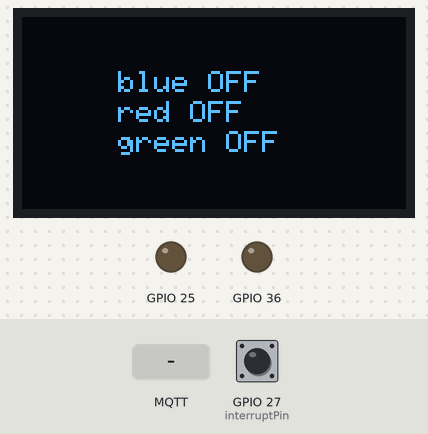
The sketch below on a simulated ESP32. Shown: 128×64 one-colour display, output pins drawn as LEDs (lit = HIGH). The inputs (shaded band) are chosen by the test bench; at power-on: GPIO 27 (interruptPin) HIGH. WiFi joins after 1.5 s; servers stay silent unless stated; no MQTT or app messages arrive unless stated; what the sketch prints to the serial monitor is not drawn.

Above: at 2.7 s.
2.8 s: MQTT message "blue ON" arrives on the first subscribed topic
At 4.0 s:
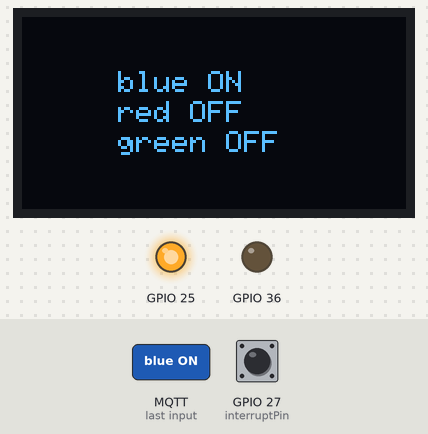
4.3 s: MQTT message "red ON" arrives on the first subscribed topic
At 5.0 s:
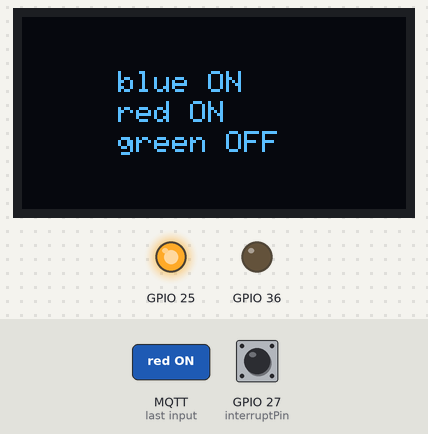
5.8 s: MQTT message "blue OFF" arrives on the first subscribed topic
At 7.0 s:
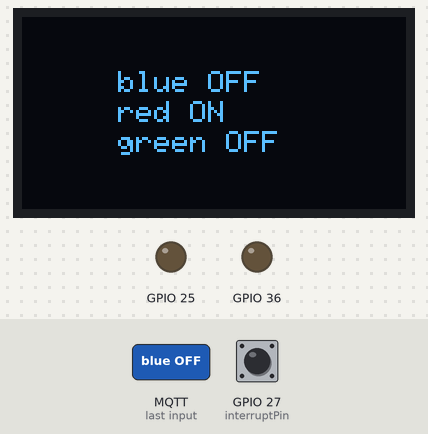
7.3 s: MQTT message "red OFF" arrives on the first subscribed topic
At 8.2 s:
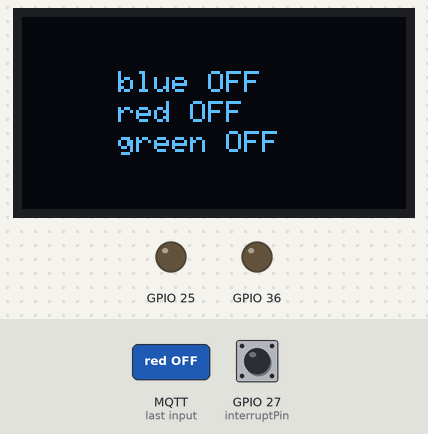
8.8 s: MQTT message "green ON" arrives on the first subscribed topic
At 9.2 s:
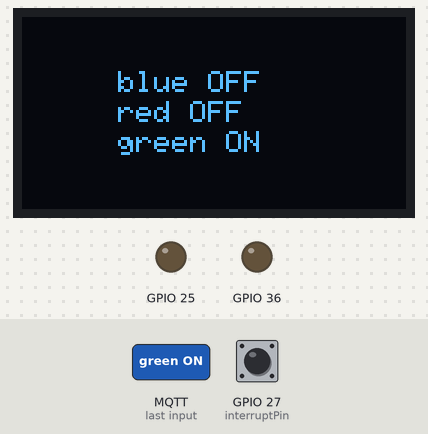
10.3 s: MQTT message "green OFF" arrives on the first subscribed topic
At 11.1 s:
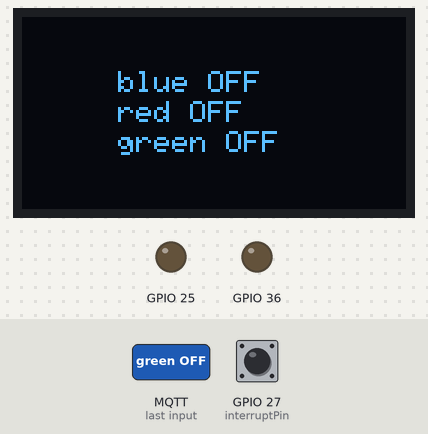
Timing chart, 0 to 12.8 s (numbered marks = the images above; inputs shaded):
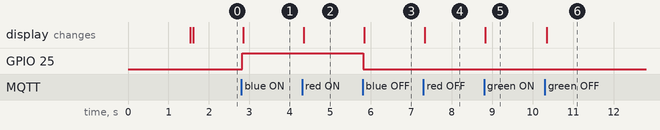

Measured:
- after the input at 2.8 s, GPIO 25: LOW → HIGH at once; the display: changes at once (image 1)
- after the input at 4.3 s, the display: changes at once (image 2)
- after the input at 5.8 s, GPIO 25: HIGH → LOW at once; the display: changes at once (image 3)
- after the input at 7.3 s, the display: changes at once (image 4)
- after the input at 8.8 s, the display: changes at once (image 5)
- after the input at 10.3 s, the display: changes after 0.05 s (image 6)

The sketch:

mqttsubwitholed.ino
```cpp
#include <WiFi.h> // wifi for arduino nano 33 IoT
#include <PubSubClient.h>
#include "Wire.h"
#include "Adafruit_GFX.h"
#include "Adafruit_SSD1306.h"

char ssid[] = "NoWifi"; // your network SSID (name)
char pass[] = "MALLALI1975"; // your network password (use for WPA, or use as key for WEP)
int status = WL_IDLE_STATUS; // the Wi-Fi radio's status
const char* mqttServer = "192.168.0.208"; // ip adres of the raspb
const int mqttPort = 1883; // mqtt port
const char* mqttUser = "wail"; // username
const char* mqttPassword = "Admin"; // password
const char* clientID = "home"; // MQTT client ID

#define SCREEN_WIDTH 128 // OLED display width, in pixels
#define SCREEN_HEIGHT 64 // OLED display height, in pixels
Adafruit_SSD1306 display(SCREEN_WIDTH, SCREEN_HEIGHT, &Wire, -1);

int i = 1;

WiFiClient espClient;
PubSubClient client(espClient);
String blue = "blue OFF";
String red = "red OFF";
String green = "green OFF";

void callback(char* topic, byte* payload, unsigned int length)
{
  Serial.print("Message arrived [");
  Serial.print(topic);
  Serial.print("] ");

  char *cstring = (char *) payload;
  cstring[length] = '\0';

  Serial.print(cstring);

   if (!strcmp(cstring, "blue ON"))
    {
            digitalWrite(25, HIGH);
            /*display.setCursor(32, 18);
            display.print("blue ON");*/
            blue = "blue ON";
    }
    if (!strcmp(cstring, "blue OFF"))
    {
            digitalWrite(25, LOW);
            /*display.setCursor(32, 18);
            display.print("blue OFF");*/
            blue = "blue OFF";
    }

    if (!strncmp(cstring, "red ON", length))
    {
            /*display.setCursor(32, 28);
            display.print("red ON");*/
            red = "red ON";
    }
    if (!strncmp(cstring, "red OFF", length))
    {
            /*display.setCursor(32, 28);
            display.print("red OFF");*/
            red = "red OFF";
    }

    if (!strncmp(cstring, "green ON", length))
    {
            /*display.setCursor(32, 38);
            display.print("red ON");*/
            green = "green ON";
    }
    if (!strncmp(cstring, "green OFF", length))
    {
            /*display.setCursor(32, 38);
            display.print("green OFF");*/
            green = "green OFF";
    }

  Serial.println();

}

int flag = 0;
int flag2 = 0;
int flag3 = 0;
int flagger= 0;

int ledon = 1;
int ledoff = 0;
const byte interruptPin = 27;
volatile byte state = LOW;

void setup()
{

  Serial.begin(115200); // start the serial monitor
  WiFi.begin(ssid, pass); // start the wifi
  Serial.print("searching...");

  pinMode(25, OUTPUT);
  pinMode(36, OUTPUT);
  pinMode(interruptPin, INPUT_PULLUP);

  while(WiFi.status() != WL_CONNECTED)
  {
    Serial.print(".");
    delay(500);
  }

  Serial.println("");
  Serial.print("connected IP adres = ");
  Serial.print(WiFi.localIP());
  Serial.println("");
  Serial.println("---------------------------------------");
  client.setServer(mqttServer, mqttPort);
  client.setCallback(callback);
  attachInterrupt(digitalPinToInterrupt(interruptPin), button, RISING);

  if(!display.begin(SSD1306_SWITCHCAPVCC, 0x3C))
  {
    Serial.println(F("SSD1306 allocation failed"));
  }

}

void loop()
{
  client.loop();

  // connect to the server
  while (!client.connected())
  {
    Serial.println("Connecting to MQTT...");
    if (client.connect("ESP32Client", mqttUser, mqttPassword ))
    {
      Serial.println("connected");
    }
    else
    {
      Serial.print("failed with state ");
      Serial.print(client.state());
      delay(2000);
    }
  }
  client.subscribe("bruh/lmao");

  display.clearDisplay();
  display.setTextSize(0);
  display.setTextColor(WHITE);
  display.setCursor(32, 18);
  display.print(blue);
  display.setCursor(32, 28);
  display.print(red);
  display.setCursor(32, 38);
  display.print(green);
  display.display();


  if(flag == 1)
  {
    if(flag2 == 1)
    {
      client.publish("home/cpu/hens", "1");
    }
    else
    {
      client.publish("home/cpu/hens", "0");
    }
    delay(100);
    flag = 0;
    flag2 = !flag2;
  }
}

void button()
{
  flag = 1;
}
```
